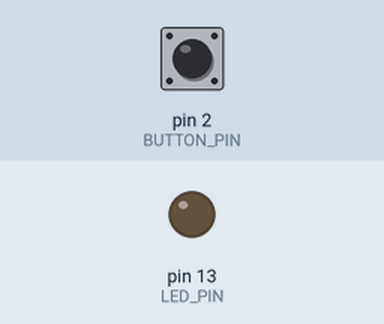
Recording of a sketch running on a simulated Arduino Uno, built with avr-gcc and run on an emulated ATmega328P. Shown: output pins drawn as LEDs (lit = HIGH). The test bench sets the inputs (shaded band); at power-on: pin 2 (BUTTON_PIN) HIGH. What the sketch prints to the serial monitor is not drawn.

Above: at 1.2 s.
1.3 s: pin 2 (BUTTON_PIN) pulled LOW for 0.15 s
At 1.38 s:
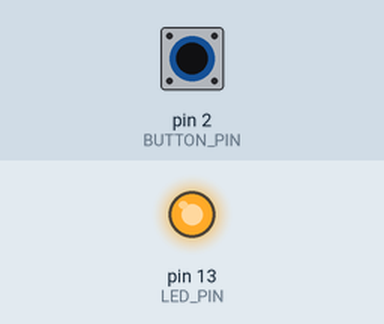
2.9 s: pin 2 (BUTTON_PIN) pulled LOW for 3.2 s
At 6.5 s:
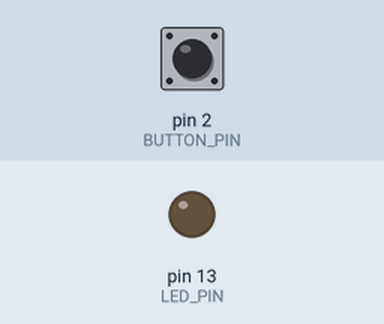
Timing chart, 0 to 8.0 s (numbered marks = the images above; inputs shaded):
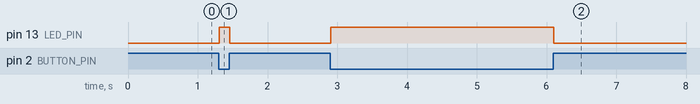

The sketch:

pullup.ino
```cpp
/*
   Input Pullup Serial

   This example demonstrates the use of pinMode(INPUT_PULLUP). It reads a
   digital input on pin 2 and prints the results to the serial monitor.

   The circuit:
 * Momentary switch attached from pin 2 to ground
 * Built-in LED on pin 13

 Unlike pinMode(INPUT), there is no pull-down resistor necessary. An internal
 20K-ohm resistor is pulled to 5V. This configuration causes the input to
 read HIGH when the switch is open, and LOW when it is closed.

   Original: http://www.arduino.cc/en/Tutorial/InputPullupSerial
 */

const unsigned int BUTTON_PIN = 2;
const unsigned int LED_PIN = 13;

void setup(){
    Serial.begin(9600);
    pinMode(BUTTON_PIN, INPUT_PULLUP);
    pinMode(LED_PIN, OUTPUT);

}

void loop(){
    int sensorVal = digitalRead(BUTTON_PIN);
    Serial.println(sensorVal);

    // Keep in mind the pullup means the pushbutton's
    // logic is inverted. It goes HIGH when it's open,
    // and LOW when it's pressed. Turn on pin 13 when the
    // button's pressed, and off when it's not:
    if (sensorVal == HIGH) {
        digitalWrite(LED_PIN, LOW);
    } else {
        digitalWrite(LED_PIN, HIGH);
    }
}
```

Measured:
- after the input at 1.3 s, pin 13 (LED_PIN): LOW → HIGH at once, → LOW 0.15 s later
- after the input at 2.9 s, pin 13 (LED_PIN): LOW → HIGH at once, → LOW 3.2 s later
